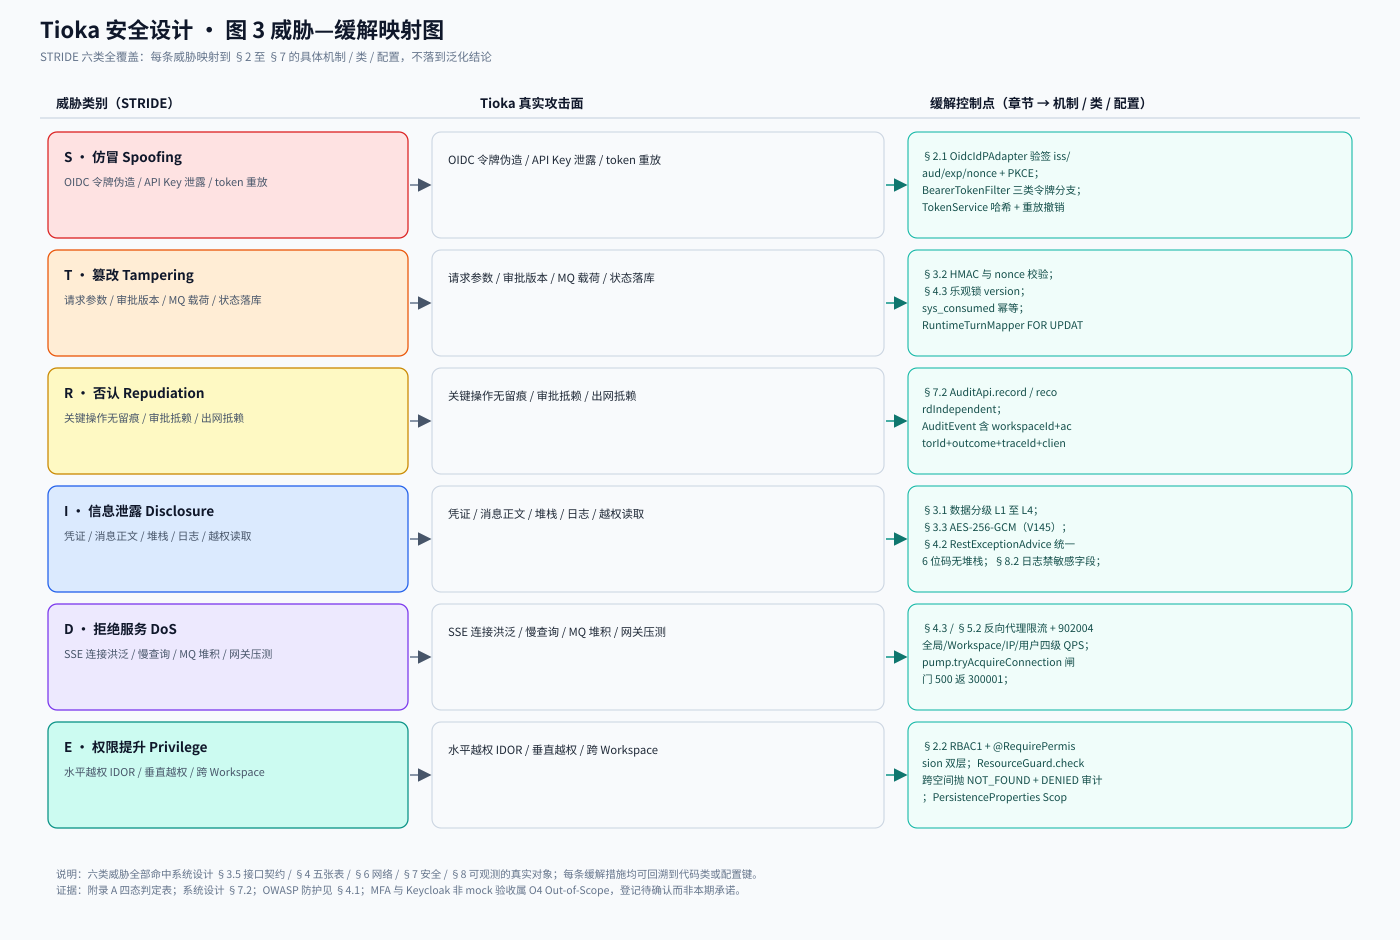

This figure's Python source:
#!/usr/bin/env python3
# -*- coding: utf-8 -*-
"""图 3 · 威胁—缓解映射图（G5 安全设计）

场景识别：关系图 / 映射图。工具：Python 标准库零依赖 SVG（编排层 G3 已锁定方案，复用 pic/_svgkit.py）。
左列 STRIDE 六类威胁 → 中列 Tioka 真实攻击面 → 右列可核查缓解控制点（带章节号与代码证据），形成威胁→缓解闭环。
"""
import os
import sys

sys.path.insert(0, os.path.dirname(os.path.dirname(os.path.abspath(__file__))))
from _svgkit import Canvas  # noqa: E402

W, H = 1400, 940
OUT = os.path.dirname(os.path.abspath(__file__))
c = Canvas(W, H,
           "Tioka 安全设计 · 图 3 威胁—缓解映射图",
           "STRIDE 六类全覆盖：每条威胁映射到 §2 至 §7 的具体机制 / 类 / 配置，不落到泛化结论")

# 表头
c.text(56, 108, "威胁类别（STRIDE）", size=13, color="#0f172a", weight="bold")
c.text(480, 108, "Tioka 真实攻击面", size=13, color="#0f172a", weight="bold")
c.text(930, 108, "缓解控制点（章节 → 机制 / 类 / 配置）", size=13, color="#0f172a", weight="bold")
c.p.append('<line x1="40" y1="118" x2="1360" y2="118" stroke="#cbd5e1" stroke-width="1.2"/>')

rows = [
    ("S · 仿冒 Spoofing", "OIDC 令牌伪造 / API Key 泄露 / token 重放",
     "§2.1 OidcIdPAdapter 验签 iss/aud/exp/nonce + PKCE；BearerTokenFilter 三类令牌分支；TokenService 哈希 + 重放撤销",
     "#fee2e2", "#dc2626"),
    ("T · 篡改 Tampering", "请求参数 / 审批版本 / MQ 载荷 / 状态落库",
     "§3.2 HMAC 与 nonce 校验；§4.3 乐观锁 version；sys_consumed 幂等；RuntimeTurnMapper FOR UPDATE 行锁；EnvelopeSchemaValidator",
     "#ffedd5", "#ea580c"),
    ("R · 否认 Repudiation", "关键操作无留痕 / 审批抵赖 / 出网抵赖",
     "§7.2 AuditApi.record / recordIndependent；AuditEvent 含 workspaceId+actorId+outcome+traceId+clientIp；FileAuditSink 独立卷；EgressGuard DENIED 审计",
     "#fef9c3", "#ca8a04"),
    ("I · 信息泄露 Disclosure", "凭证 / 消息正文 / 堆栈 / 日志 / 越权读取",
     "§3.1 数据分级 L1 至 L4；§3.3 AES-256-GCM（V145）；§4.2 RestExceptionAdvice 统一 6 位码无堆栈；§8.2 日志禁敏感字段；ResourceGuard 下推过滤",
     "#dbeafe", "#2563eb"),
    ("D · 拒绝服务 DoS", "SSE 连接洪泛 / 慢查询 / MQ 堆积 / 网关压测",
     "§4.3 / §5.2 反向代理限流 + 902004 全局/Workspace/IP/用户四级 QPS；pump.tryAcquireConnection 闸门 500 返 300001；Relay 领导锁 + 死信转人工",
     "#ede9fe", "#7c3aed"),
    ("E · 权限提升 Privilege", "水平越权 IDOR / 垂直越权 / 跨 Workspace",
     "§2.2 RBAC1 + @RequirePermission 双层；ResourceGuard.check 跨空间抛 NOT_FOUND + DENIED 审计；PersistenceProperties ScopeLine deny-by-default；WORKSPACE_FORBIDDEN 40302",
     "#ccfbf1", "#0d9488"),
]

y = 132
rowh = 118
for i, (name, surface, ctrl, fill, stroke) in enumerate(rows):
    yy = y + i * rowh
    c.rect(48, yy, 360, rowh - 12, fill, stroke, rx=9, sw=1.3)
    c.text(64, yy + 30, name, size=13.5, color="#0f172a", weight="bold")
    c.lines(64, yy + 54, [surface], size=10.8, color="#475569", lh=15)
    # 中列攻击面
    c.rect(432, yy, 452, rowh - 12, "#f8fafc", "#cbd5e1", rx=9, sw=1.1)
    c.lines(448, yy + 32, [surface], size=11.3, color="#1f2937", lh=17)
    # 右列缓解
    c.rect(908, yy, 444, rowh - 12, "#f0fdfa", "#14b8a6", rx=9, sw=1.1)
    # 简单折行：按 26 字断行
    txt = ctrl
    lines = []
    while len(txt) > 26:
        cut = txt.rfind("；", 0, 27)
        if cut < 10:
            cut = 26
        lines.append(txt[:cut + 1])
        txt = txt[cut + 1:]
    lines.append(txt)
    c.lines(922, yy + 28, lines[:4], size=10.6, color="#134e4a", lh=17)
    # 箭头
    c.arrow(410, yy + (rowh - 12) / 2, 430, yy + (rowh - 12) / 2, color="#64748b", sw=1.5, marker="ah")
    c.arrow(886, yy + (rowh - 12) / 2, 906, yy + (rowh - 12) / 2, color="#0d9488", sw=1.5, marker="ahg")

c.lines(56, 878, [
    "说明：六类威胁全部命中系统设计 §3.5 接口契约 / §4 五张表 / §6 网络 / §7 安全 / §8 可观测的真实对象；每条缓解措施均可回溯到代码类或配置键。",
    "证据：附录 A 四态判定表；系统设计 §7.2；OWASP 防护见 §4.1；MFA 与 Keycloak 非 mock 验收属 O4 Out-of-Scope，登记待确认而非本期承诺。",
], size=10.5, color="#64748b", lh=16)

c.save(os.path.join(OUT, "security-threat-map.svg"))
print("saved security-threat-map.svg")
